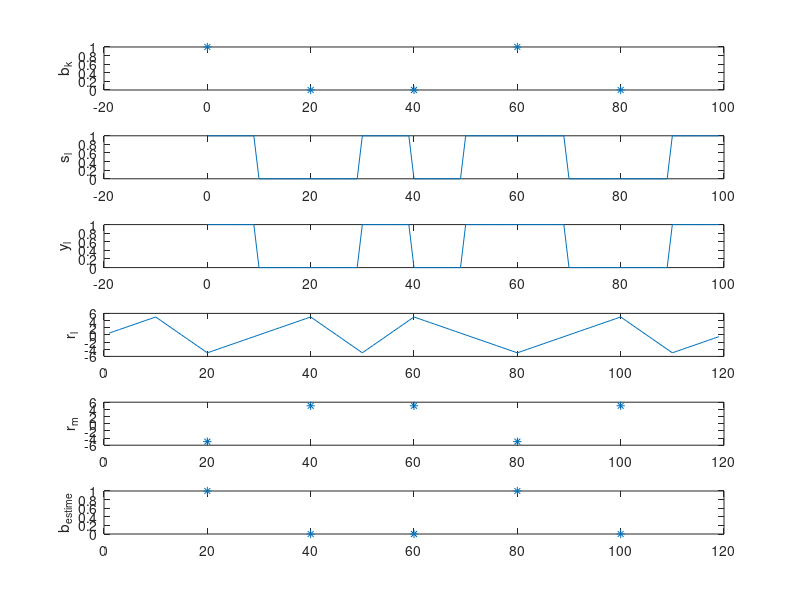

This figure's MATLAB source:
%% Init
clc;
clear all;
close all;

%% Params

Fe = 20 * 10e6; %Hz
Fse = 20;
Fs = Fe/Fse;
Nb=10e3;

% p def
middle = floor(Fse/2);
p = [-0.5 * ones(1,middle), 0.5 * ones(1,Fse-middle)];


figure()
nbr_fig = 6;

%% input
bk = [1, 0, 0, 1, 0];
len_bk = size(bk); len_bk = len_bk(1,2);

subplot(nbr_fig, 1, 1)
plot((0:Fse:(len_bk-1)*Fse), bk, "*")
xlim([-Fse, len_bk*Fse])
ylabel("b_k")

%% PPM Modulation
sl = [];

for i=1:1:len_bk
    if(bk(1, i) == 0)
        sl = [sl, 0.5 + p];
    else
        sl = [sl, 0.5 - p];
    end
end

subplot(nbr_fig, 1, 2)
plot((0:1:len_bk*Fse-1), sl)
xlim([-Fse, Fse*len_bk])
ylabel("s_l")

%% Canal
nl = zeros(1, Fse*len_bk);
yl = sl + nl;

subplot(nbr_fig, 1, 3)
plot((0:1:len_bk*Fse-1),yl)
xlim([-Fse, Fse*len_bk])
ylabel("y_l")

%% Filtre adapte
p_ada = [0.5 * ones(1,middle), -0.5 * ones(1,Fse-middle)];

rl = conv(yl, p_ada);

subplot(nbr_fig, 1, 4)
plot(rl)
ylabel("r_l")

%% Echantionnage
rm = zeros(1, len_bk);
for i=1:1:len_bk
    rm(1, i) = rl(1, Fse*i);
end

subplot(nbr_fig, 1, 5)
plot((Fse:Fse:len_bk*Fse), rm, "*")
xlim([0, Fse*(len_bk+1)])
ylabel("r_m")

%% Decision
b_estim = zeros(1, len_bk);
for i=1:1:len_bk
    if(rm(1, i)>0)
        b_estim(1, i) = 0;
    else
        b_estim(1, i) = 1;
    end
end

subplot(nbr_fig, 1, 6)
plot((Fse:Fse:len_bk*Fse), b_estim, "*")
xlim([0, Fse*(len_bk+1)])
ylabel("b_{estime}")

%% Taux d'erreur binaire
%{
eb_n0_dB = 0:10;
eb_n0 = 10.^(eb_n0_dB/10);
TEB=zeros(size(eb_n0));
for i=1:length(eb_n0)
     error_cnt=0;
     bit_cnt=0;
     while error_cnt < 100
         Sb=randi([0,1],1,Nb);
         len_Sb=length(Sb);
         nl = zeros(1, Fse*len_Sb);
         for k=1:1:len_Sb
             if(Sb(1, k) == 0)
                sl = [sl, 0.5 + p];
             else
                sl = [sl, 0.5 - p];
             end
         end
         sl=sl(1:len_Sb*Fse);
         yl = sl + nl;
         p_ada = [0.5 * ones(1,middle), -0.5 * ones(1,Fse-middle)];
         rl = conv(yl, p_ada);
         rm = zeros(1, len_Sb);
         for p=1:1:len_Sb
              rm(1, p) = rl(1, Fse*(p-1)+1);
         end
         for kk=1:1:len_Sb
              if(rm(1, kk)>0)
                   b_estim(1, kk) = 1;
              else
                   b_estim(1, kk) = 0;
              end            
         end
         errors=0;
         for jj=1:Nb
              if Sb(jj) ~= b_estim(1, jj)
                  errors = errors+1;
              end
         end
         error_cnt = error_cnt + errors;
         bit_cnt = bit_cnt + len_Sb;         
    end
    TEB(i) = error_cnt/bit_cnt;
 end 
%}
